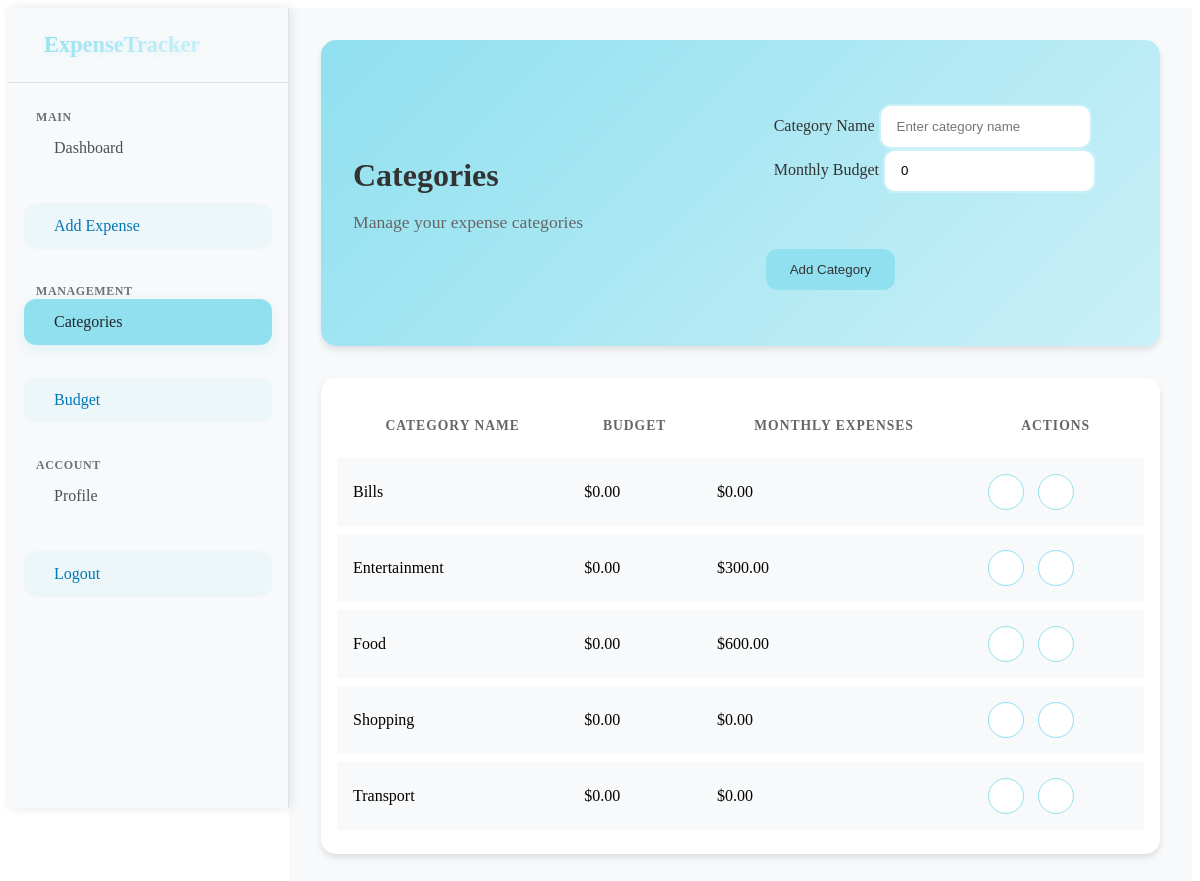
Screenshot of /categories/ (signed in) with the database file from the repository.
### Expenses/models.py (models this page shows, shortened)
class Category(models.Model):
    name = models.CharField(max_length=100)
    user = models.ForeignKey(User, on_delete=models.CASCADE)
    budget = models.DecimalField(
        max_digits=10,
        decimal_places=2,
        validators=[MinValueValidator(0)],
        default=0
    )
    class Meta:
        verbose_name_plural = 'Categories'
        unique_together = ['name', 'user']
    def get_monthly_expenses(self):
        start_date = timezone.now().replace(day=1)
        return self.expense_set.filter(
            date__gte=start_date
        ).aggregate(Sum('amount'))['amount__sum'] or 0

### Expenses/views.py (the view)
# urls.py: path('categories/', views.category_list, name='categories'),
@login_required(login_url='login')
def category_list(request):
    if request.method == 'POST':
        form = CategoryForm(request.POST)
        if form.is_valid():
            category = form.save(commit=False)
            category.user = request.user
            category.save()
            messages.success(request, 'Category added successfully!')
            return redirect('categories')
    else:
        form = CategoryForm()
    categories = Category.objects.filter(user=request.user).order_by('name')
    return render(request, 'expenses/categories.html', {
        'categories': categories,
        'form': form
    })

### Expenses/forms.py
class CategoryForm(forms.ModelForm):
    class Meta:
        model = Category
        fields = ['name', 'budget']
        widgets = {
            'name': forms.TextInput(attrs={
                'class': 'form-control',
                'placeholder': 'Enter category name'
            }),
            'budget': forms.NumberInput(attrs={
                'class': 'form-control',
                'placeholder': 'Enter monthly budget'
            })
        }
    def __init__(self, *args, **kwargs):
        super().__init__(*args, **kwargs)
        for field in self.fields:
            self.fields[field].widget.attrs['class'] = 'form-control'

### Expenses/templates/expenses/categories.html (shortened to what this page needs)
{% extends 'base.html' %}
{% load static %}
{% block css_files %}
<link rel="stylesheet" href="{% static 'css/categories.css' %}">
{% endblock %}
{% block content %}
<div class="dashboard-container">
    {% include 'partials/sidebar.html' %}
    <main class="main-content">
        <div class="dashboard-header">
            <div class="welcome-section">
                <h1>Categories</h1>
                <p>Manage your expense categories</p>
            </div>
            <form method="post">
                <div class="modal-body">
                    <div class="mb-3">
                        <label for="{{ form.name.id_for_label }}" class="form-label">Category Name</label>
                        {{ form.name }}
                    </div>
                    <div class="mb-3">
                        <label for="{{ form.budget.id_for_label }}" class="form-label">Monthly Budget</label>
                        {{ form.budget }}
                    </div>
                </div>
                <div class="modal-footer">
                    <button type="submit" class="btn btn-primary">Add Category</button>
                </div>
            </form>
        </div>
        <div class="card">
            <div class="card-body">
                <div class="table-responsive">
                    <table class="table">
                        <thead>
                            <tr>
                                <th>Category Name</th>
                                <th>Budget</th>
                                <th>Monthly Expenses</th>
                                <th>Actions</th>
                            </tr>
                        </thead>
                        <tbody>
                            {% for category in categories %}
                            <tr data-category-id="{{ category.id }}">
                                <td>
                                    <span class="category-name">{{ category.name }}</span>
                                </td>
                                <td>
                                    <span class="category-budget">${{ category.budget|floatformat:2 }}</span>
                                </td>
                                <td>${{ category.get_monthly_expenses|floatformat:2 }}</td>
                                <td>
                                    <button class="btn btn-icon edit-category" data-category-id="{{ category.id }}" title="Edit">
                                    </button>
                                    <button class="btn btn-icon delete-category" data-category-id="{{ category.id }}" title="Delete">
                                    </button>
                                </td>
                            </tr>
                            {% empty %}
                            <tr>
                                <td colspan="4" class="text-center">No categories found</td>
                            </tr>
                            {% endfor %}
                        </tbody>
                    </table>
                </div>
            </div>
        </div>
    </main>
</div>
{% endblock %}

### Expenses/static/css/categories.css (style rules this page uses)
:root { --primary-color: #90e0ef; --secondary-color: #caf0f8; --background-color: #f8f9fa; --text-primary: #333333; --text-secondary: #666666; --white: #ffffff; --danger: #ff6b6b; --success: #51cf66; --card-shadow: 0 4px 6px rgba(0, 0, 0, 0.1); }
.dashboard-container { display: flex; min-height: 100vh; }
.main-content { flex: 1; padding: 2rem; background: var(--background-color); }
.dashboard-header { background: linear-gradient(135deg, var(--primary-color), var(--secondary-color)); border-radius: 15px; padding: 2rem; margin-bottom: 2rem; display: flex; justify-content: space-between; align-items: center; box-shadow: var(--card-shadow); }
.welcome-section h1 { color: var(--text-primary); font-size: 2rem; font-weight: 600; margin-bottom: 0.5rem; }
.welcome-section p { color: var(--text-secondary); font-size: 1.1rem; }
.btn-primary { background: var(--primary-color); border: none; padding: 0.8rem 1.5rem; border-radius: 12px; font-weight: 500; color: var(--text-primary); display: flex; align-items: center; gap: 0.5rem; transition: all 0.3s ease; }
.card { background: var(--white); border-radius: 15px; box-shadow: var(--card-shadow); overflow: hidden; border: none; }
.table-responsive { padding: 1rem; }
.table { width: 100%; border-collapse: separate; border-spacing: 0 0.5rem; }
.table th { background: transparent; color: var(--text-secondary); font-weight: 600; text-transform: uppercase; letter-spacing: 1px; font-size: 0.85rem; padding: 1rem; border: none; }
.table td { background: var(--background-color); padding: 1rem; border: none; transition: all 0.3s ease; }
.btn-icon { width: 36px; height: 36px; padding: 0; border-radius: 50%; display: inline-flex; align-items: center; justify-content: center; margin: 0 0.3rem; transition: all 0.3s ease; background: var(--white); border: 1px solid var(--primary-color); color: var(--text-primary); }
.modal-body { padding: 2rem; }
.form-label { color: var(--text-primary); font-weight: 500; margin-bottom: 0.5rem; }
.form-control { border: 2px solid var(--secondary-color); border-radius: 12px; padding: 0.8rem 1rem; transition: all 0.3s ease; }
.modal-footer { border: none; padding: 1.5rem; }
.card { animation: fadeIn 0.5s ease-out; }

### Expenses/static/css/sidebar.css (style rules this page uses)
:root { --sidebar-bg: #f8f9fa; --sidebar-hover: #e9ecef; --sidebar-active: #90e0ef; --sidebar-text: #495057; --sidebar-active-text: #212529; --sidebar-border: #dee2e6; --sidebar-icon: #6c757d; --logo-gradient: linear-gradient(135deg, #90e0ef, #caf0f8); }

### rows the page displays
Category: name "Bills", budget "0.00", get_monthly_expenses "0.00"
Category: name "Entertainment", budget "0.00", get_monthly_expenses "300.00"
Category: name "Food", budget "0.00", get_monthly_expenses "600.00"
Category: name "Shopping", budget "0.00", get_monthly_expenses "0.00"
Category: name "Transport", budget "0.00", get_monthly_expenses "0.00"
